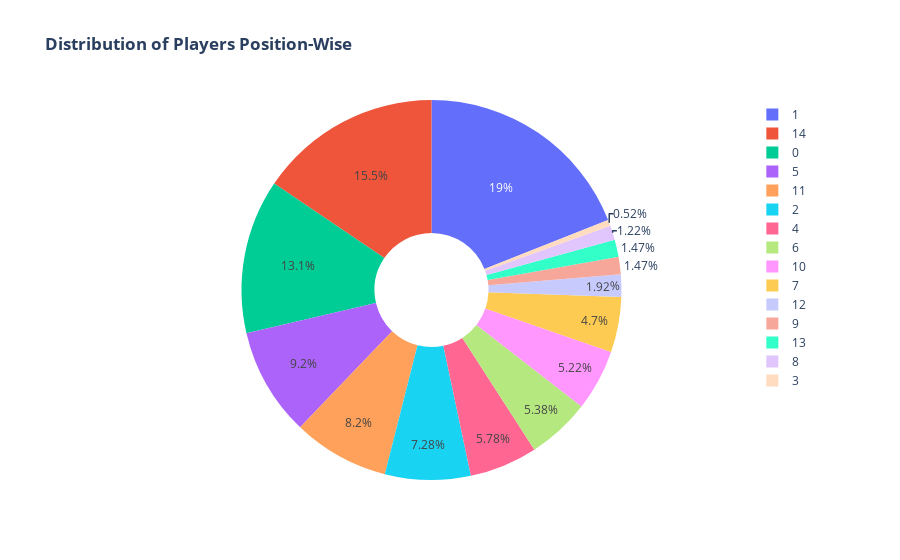

Notebook code for this chart:
### Code cell
trace6 = go.Pie(values=data['BP'].value_counts().values,
                labels=data['BP'].value_counts().index,
                hole=0.3
               )
 

layout = go.Layout(title='<b>Distribution of Players Position-Wise</b>')

fig = go.Figure(data=[trace6], layout=layout)
py.iplot(fig)

### Figure 1 — Plotly figure (JSON) as saved in the notebook; plotly's stock layout.template omitted (floating-point values rounded to 4 significant figures)
{"data": [{"hole": 0.3, "labels": [1, 14, 0, 5, 11, 2, 4, 6, 10, 7, 12, 9, 13, 8, 3], "type": "pie", "values": [3252, 2660, 2246, 1576, 1404, 1246, 990, 921, 894, 805, 329, 252, 252, 209, 89]}], "layout": {"title": {"text": "<b>Distribution of Players Position-Wise</b>"}}}
